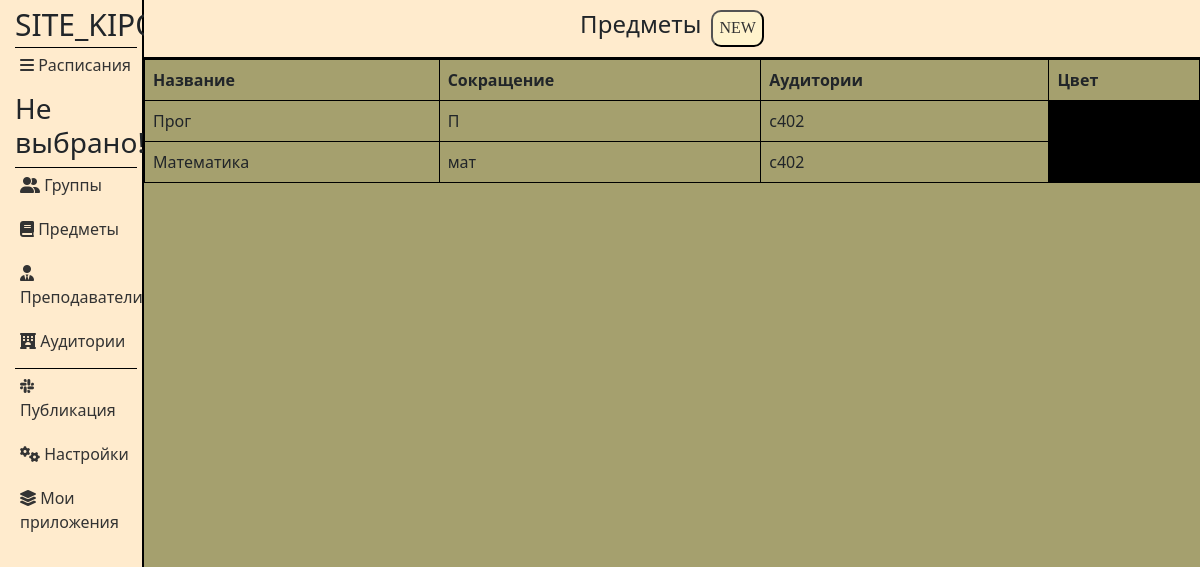
The app's page /applications/13/subjects/, older data.
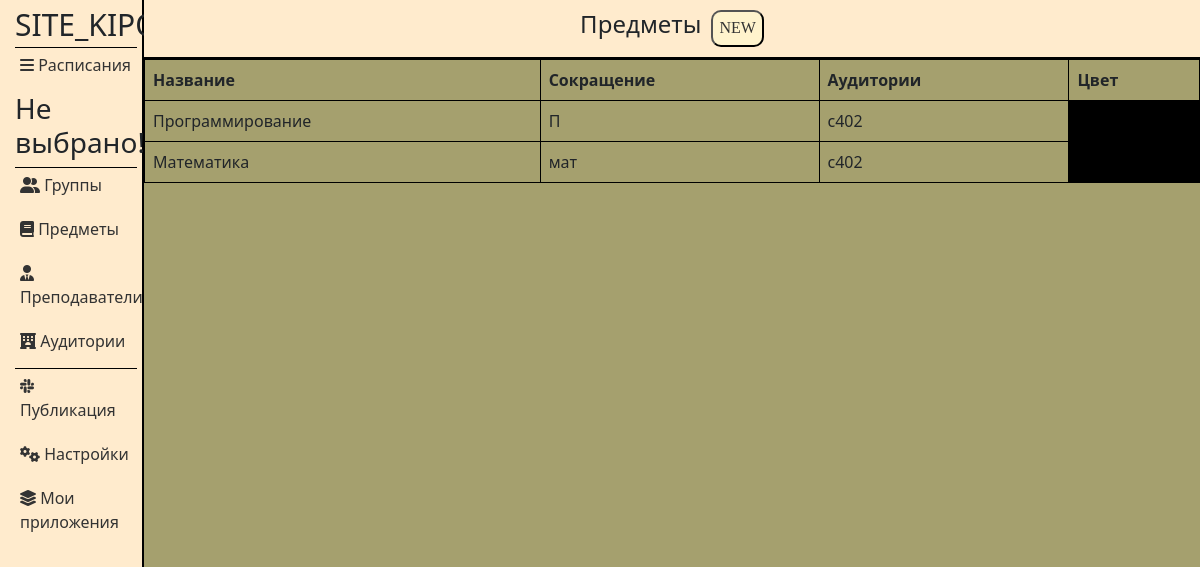
The same page, newer data.
### applications/models.py (models this page shows, shortened)
class Subjects(models.Model):
    title = models.CharField('Название', max_length=50)
    abbreviation = models.CharField('Сокращение', max_length=50)
    cabinets = models.CharField('Аудитории', max_length=50)
    color = models.CharField('Цвет', max_length=50)
    application_id = models.ForeignKey(Applications, on_delete=models.CASCADE, related_name='Subjects')
    class Meta:
        verbose_name = 'Предмет'
        verbose_name_plural = 'Предметы'

### applications/views.py (the view)
def subjects(request, app_id):
    return handle_form(request, app_id, Subjects, SubjectsForm, 'applications/subjects.html')

### applications/models.py (called while the page is built)
    def __str__(self):
        return self.title

### applications/views.py (called while the page is built)
def find_week_title(request):
    week_title = None
    if request.COOKIES.get('selectedElementId'):
        sched_id = request.COOKIES.get('selectedElementId')
        sched_instance = Schedules.objects.get(id=sched_id)
        week_title = sched_instance.title
    else:
        week_title = 'Не выбрано!'
    return week_title

### applications/templates/applications/subjects.html (shortened to what this page needs)
{% extends 'applications/layout.html' %}
{% load static %}
{% block content %}
<div class="features">
    <header>
        <h1>Предметы</h1>
        <button class="popup-btn" id="open_pop_up">NEW</button>
    </header>
    <table class="table">
    <thead>
        <tr>
            <th>Название</th>
            <th>Сокращение</th>
            <th>Аудитории</th>
            <th>Цвет</th>
        </tr>
    </thead>
    <tbody>
        {% for el in groups %}
        <tr>
            <td>{{ el.title }}</td>
            <td>{{ el.abbreviation }}</td>
            <td>{{ el.cabinets }}</td>
            <td style="background-color:{{ el.color }}"></td>
        </tr>
        {% endfor %}
    </tbody>
</table>
</div>
{% endblock %}

Row changes from the older to the newer data that the page shows:
changed Subjects: title "Прог" → "Программирование"
